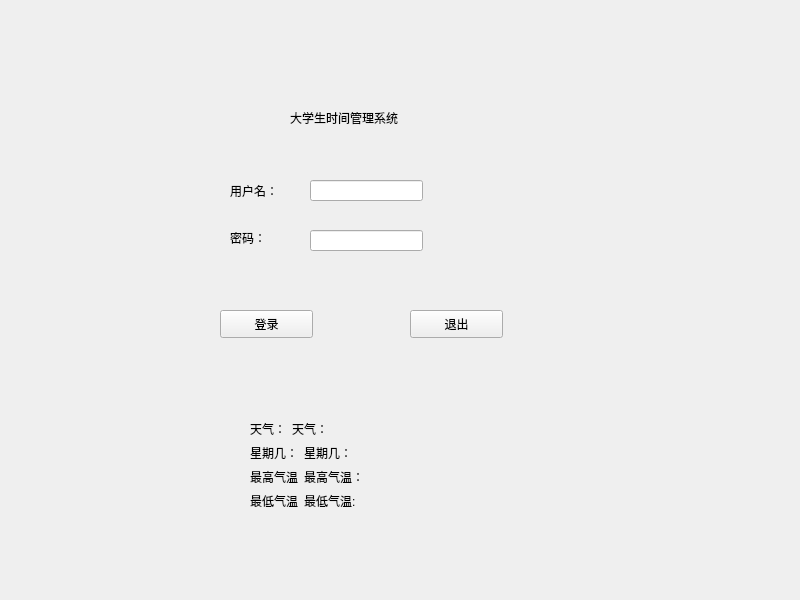
<?xml version="1.0" encoding="UTF-8"?>
<ui version="4.0">
 <class>login</class>
 <widget class="QWidget" name="login">
  <property name="geometry">
   <rect>
    <x>0</x>
    <y>0</y>
    <width>800</width>
    <height>600</height>
   </rect>
  </property>
  <property name="windowTitle">
   <string>login</string>
  </property>
  <widget class="QLineEdit" name="L_id">
   <property name="geometry">
    <rect>
     <x>310</x>
     <y>180</y>
     <width>113</width>
     <height>21</height>
    </rect>
   </property>
  </widget>
  <widget class="QPushButton" name="btn_log">
   <property name="geometry">
    <rect>
     <x>220</x>
     <y>310</y>
     <width>93</width>
     <height>28</height>
    </rect>
   </property>
   <property name="text">
    <string>登录</string>
   </property>
  </widget>
  <widget class="QLabel" name="l_val">
   <property name="geometry">
    <rect>
     <x>290</x>
     <y>110</y>
     <width>231</width>
     <height>16</height>
    </rect>
   </property>
   <property name="text">
    <string>大学生时间管理系统</string>
   </property>
  </widget>
  <widget class="QLabel" name="l_id">
   <property name="geometry">
    <rect>
     <x>230</x>
     <y>160</y>
     <width>51</width>
     <height>61</height>
    </rect>
   </property>
   <property name="text">
    <string>用户名：</string>
   </property>
  </widget>
  <widget class="QLabel" name="l_pw">
   <property name="geometry">
    <rect>
     <x>230</x>
     <y>230</y>
     <width>72</width>
     <height>15</height>
    </rect>
   </property>
   <property name="text">
    <string>密码：</string>
   </property>
  </widget>
  <widget class="QLineEdit" name="L_pw">
   <property name="geometry">
    <rect>
     <x>310</x>
     <y>230</y>
     <width>113</width>
     <height>21</height>
    </rect>
   </property>
  </widget>
  <widget class="QPushButton" name="btn_end">
   <property name="geometry">
    <rect>
     <x>410</x>
     <y>310</y>
     <width>93</width>
     <height>28</height>
    </rect>
   </property>
   <property name="text">
    <string>退出</string>
   </property>
  </widget>
  <widget class="QWidget" name="">
   <property name="geometry">
    <rect>
     <x>250</x>
     <y>420</y>
     <width>221</width>
     <height>121</height>
    </rect>
   </property>
   <layout class="QFormLayout" name="formLayout_4">
    <item row="0" column="0">
     <layout class="QGridLayout" name="gridLayout">
      <item row="0" column="0">
       <widget class="QLabel" name="label">
        <property name="text">
         <string>天气：</string>
        </property>
       </widget>
      </item>
      <item row="0" column="1">
       <widget class="QLabel" name="l_weather">
        <property name="text">
         <string>天气：</string>
        </property>
       </widget>
      </item>
     </layout>
    </item>
    <item row="1" column="0">
     <layout class="QFormLayout" name="formLayout">
      <item row="0" column="0">
       <widget class="QLabel" name="label_2">
        <property name="text">
         <string>星期几：</string>
        </property>
       </widget>
      </item>
      <item row="0" column="1">
       <widget class="QLabel" name="l_week">
        <property name="text">
         <string>星期几：</string>
        </property>
       </widget>
      </item>
     </layout>
    </item>
    <item row="2" column="0">
     <layout class="QFormLayout" name="formLayout_2">
      <item row="0" column="0">
       <widget class="QLabel" name="label_3">
        <property name="text">
         <string>最高气温</string>
        </property>
       </widget>
      </item>
      <item row="0" column="1">
       <widget class="QLabel" name="l_h">
        <property name="text">
         <string>最高气温：</string>
        </property>
       </widget>
      </item>
     </layout>
    </item>
    <item row="3" column="0">
     <layout class="QFormLayout" name="formLayout_3">
      <item row="0" column="0">
       <widget class="QLabel" name="label_4">
        <property name="text">
         <string>最低气温</string>
        </property>
       </widget>
      </item>
      <item row="0" column="1">
       <widget class="QLabel" name="l_l">
        <property name="text">
         <string>最低气温:</string>
        </property>
       </widget>
      </item>
     </layout>
    </item>
   </layout>
  </widget>
 </widget>
 <resources/>
 <connections/>
</ui>
